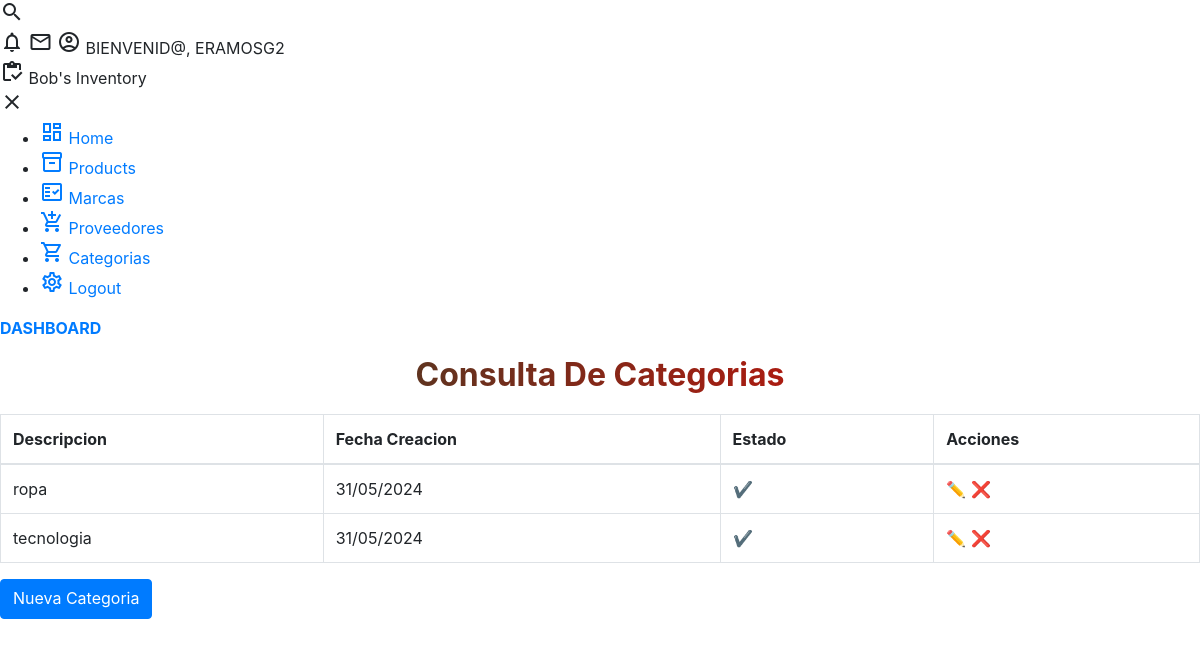
The app's page /category_list/ (signed in) with its own data.
### core/models.py (models this page shows, shortened)
class Category(models.Model):
    description = models.CharField(verbose_name='Categoria',max_length=100,unique=True)
    user = models.ForeignKey(User,on_delete=models.CASCADE)
    created = models.DateTimeField(auto_now_add=True)
    updated = models.DateTimeField(auto_now=True)
    state = models.BooleanField('Estado', default = True)
    class Meta:
        verbose_name = 'Categoria'
        verbose_name_plural = 'Categorias'
        ordering = ['description']
        indexes = [models.Index(fields=['description']),]

### core/views.py (the view)
# urls.py: path('category_list/', views.category_List,name='category_list'),
@login_required
def category_List(request):
    data = {
        "title1": "Categorias",
        "title2": "Consulta De Categorias"
    }
    category = Category.objects.all() # select * from Product
    data["categorys"]=category
    return render(request,"core/categorys/list.html",data)

### templates/core/categorys/list.html
{% extends 'base.html' %}
{% block content %}
<div class="table-container">
<h1 class="title">{{ title2 }}</h1>
  <table class="table table-bordered">
    <thead>
      <tr>
        <th>Descripcion</th>
        <th>Fecha Creacion</th>
        <th>Estado</th>
        <th>Acciones</th>
    </tr>
    </thead>
    <tbody>
      {% for item in categorys %}
        <tr>
        <td>{{item.description}}</td>
        <td>{{item.created|date:"d/m/Y"}}</td>
        <td>{% if item.state %}
             ✔
            {% else %}
             ➖
            {% endif %}
        </td>
        <td>
          <a href={% url 'core:category_update' item.id %}>✏️</a>
          <a href={% url 'core:category_delete' item.id %}>❌</a>
        </td>
        </tr>
      {% endfor %}
    </tbody>
  </table>
  <div class="form-group">
    <a class="btn btn-primary" href={% url 'core:category_create' %}>Nueva Categoria</a>
  </div>
</div>
{% endblock content  %}

### templates/base.html (shortened to what this page needs)
<!DOCTYPE html>
<html lang="en">
  <head>
    {% load static %}
    <link rel="stylesheet" href={% static 'css/main.css' %}>
    <link rel="stylesheet" href={% static 'css/main2.css' %}>
    <link href="https://stackpath.bootstrapcdn.com/bootstrap/4.5.2/css/bootstrap.min.css" rel="stylesheet">
  </head>
  <body>
    <div class="grid-container">
      <header class="header">
        <div class="header-left">
          <span class="material-icons-outlined">search</span>
        </div>
        <div class="header-right">
          <span class="material-icons-outlined">notifications</span>
          <span class="material-icons-outlined">email</span>
          <span class="material-icons-outlined">account_circle</span> BIENVENID@, {{ user|upper }}
      </header>
      <aside id="sidebar">
        <div class="sidebar-title">
          <div class="sidebar-brand">
            <span class="material-icons-outlined">inventory</span> Bob's Inventory
          </div>
          <span class="material-icons-outlined" onclick="closeSidebar()">close</span>
        </div>
        <ul class="sidebar-list">
          <li class="sidebar-list-item">
            <a href={% url 'home' %}>
              <span class="material-icons-outlined">dashboard</span> Home
          </li>
          <li class="sidebar-list-item">
            <a href={% url 'core:product_list' %}>
              <span class="material-icons-outlined">inventory_2</span> Products
          </li>
          <li class="sidebar-list-item">
            <a href={% url 'core:brand_list' %}>
              <span class="material-icons-outlined">fact_check</span> Marcas
          </li>
          <li class="sidebar-list-item">
            <a href={% url 'core:supplier_list' %}>
              <span class="material-icons-outlined">add_shopping_cart</span> Proveedores
          </li>
          <li class="sidebar-list-item">
            <a href={% url 'core:category_list' %}>
              <span class="material-icons-outlined">shopping_cart</span> Categorias
          </li>
          <li class="sidebar-list-item">
            <a href={% url 'core:logout' %}>
              <span class="material-icons-outlined">settings</span> Logout
          </li>
        </ul>
      </aside>
      <main class="main-container">
        <div class="main-title">
          <p class="font-weight-bold" style="color: #007bff;">DASHBOARD</p>
        </div>
       {% block content %}
       {% endblock content %}
      </main>
    </div>
  </body>
</html>

### static/css/main.css (style rules this page uses)
body { font-family: 'Roboto', sans-serif; margin: 0; padding: 0; background-color: #f8f8f8; color: #333333; }
h1, h2, h3, h4, h5, h6 { margin-top: 0; color: rgb(97, 5, 97); }
p { margin-top: 0; color: white; }
a { color: #007bff; text-decoration: none; }
.title { font-size: 2em; font-weight: bold; background: linear-gradient(to right, rgb(11, 79, 48), red); -webkit-background-clip: text; background-clip: text; color: transparent; text-align: center; margin-bottom: 20px; }
.table-container { overflow-x: auto; }
.form-group { margin-bottom: 20px; }
.btn { height: 40px; color: #fff; border: none; padding: 10px 20px; border-radius: 5px; cursor: pointer; transition: background-color 0.3s; }

### static/css/main2.css (style rules this page uses)
body { background-color: #0073d7; color: #333; }

### records on screen
Category: description "ropa", created "31/05/2024"
Category: description "tecnologia", created "31/05/2024"

### other values on screen
{{ user|upper }} "ERAMOSG2"
